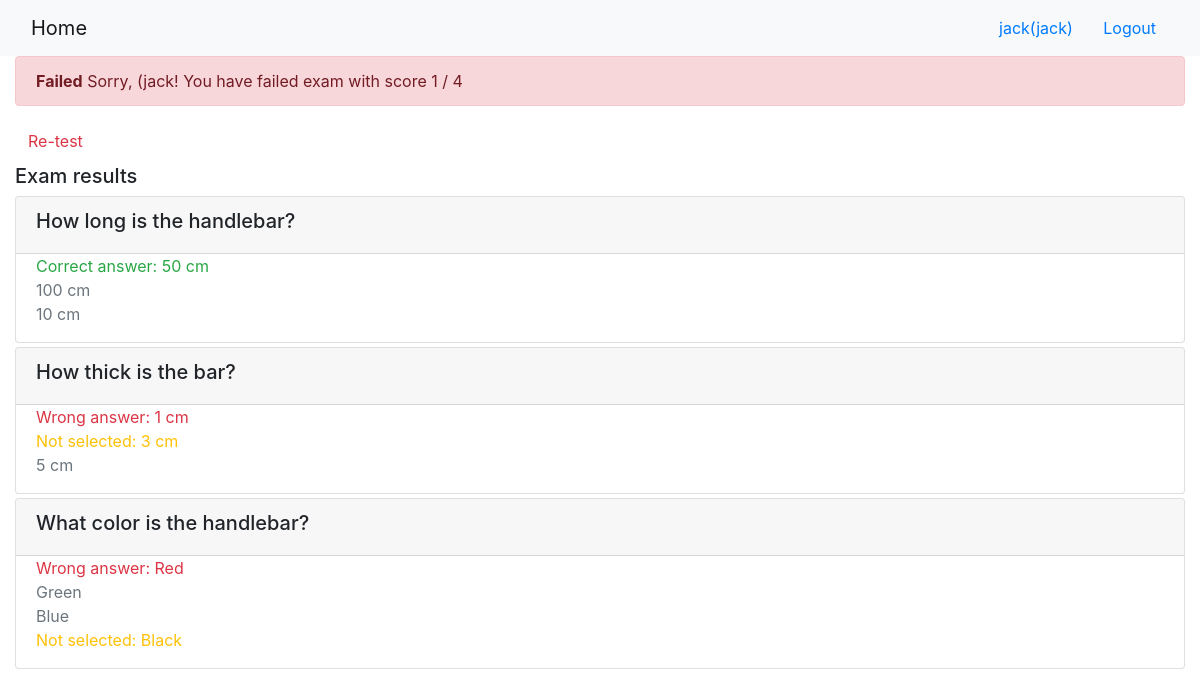
/onlinecourse/course/1/submission/1/result/ (signed in), run on the app's committed database.
### onlinecourse/models.py (models this page shows, shortened)
class Question(models.Model):
    lesson = models.ForeignKey(Course, on_delete=models.CASCADE) # Foreign key to course (instead of lesson)
    text = models.CharField(max_length=255, default="[Question text]", null=True) # question text
    grade = models.IntegerField(default=1) # question grade/mark
    comment = models.TextField()

class Choice(models.Model):
    question = models.ForeignKey(Question, on_delete=models.CASCADE) # Foreign key to Question
    text = models.CharField(max_length=255, default="[Choice text]", null=True) # answer (choice) text
    is_correct = models.BooleanField(default=False) # Indicate if this choice of the question is a correct one or not

### onlinecourse/views.py (the view)
# urls.py: path('course/<int:course_id>/submission/<int:submission_id>/result/', views.show_exam_result, name="show_exam_result"),
def show_exam_result(request, course_id, submission_id):
    course = get_object_or_404(Course, pk=course_id)
    submission = Submission.objects.get(id=submission_id)
    choices = submission.choices.all()
    score = 0
    for choice in choices:
        if choice.is_correct:
            score += choice.question.grade
    context = {}
    context['course'] = course
    context['grade'] = score
    context['choices'] = choices
    max_grade = course.get_max_score()
    context['max_grade'] = max_grade
    if score / max_grade > 0.8:
        context['pass'] = True
    else:
        context['pass'] = False
    return render(request, 'onlinecourse/exam_result_bootstrap.html', context)

### onlinecourse/models.py (called while the page is built)
    def get_max_score(self):
        total = 0
        for question in self.question_set.all():
            total = total + question.grade
        return total

### onlinecourse/templates/onlinecourse/exam_result_bootstrap.html (shortened to what this page needs)
<!DOCTYPE html>
<html lang="en">
<head>
    {% load static %}
    <link rel="stylesheet" href="https://maxcdn.bootstrapcdn.com/bootstrap/4.5.2/css/bootstrap.min.css">
</head>
<body>
 <nav class="navbar navbar-light bg-light">
    <div class="container-fluid">
        <div class="navbar-header">
              <a class="navbar-brand" href="{% url 'onlinecourse:index' %}">Home</a>
        </div>
        <ul class="nav navbar-nav navbar-right">
            {% if user.is_authenticated %}
            <li>
                <a class="btn btn-link" href="#">{{ user.first_name }}({{ user.username }})</a>
                <a class="btn btn-link" href="{% url 'onlinecourse:logout' %}">Logout</a>
            </li>
            {% endif %}
        </ul>
    </div>
</nav>
<div class="container-fluid">
    {% if pass %}
    <div class="alert alert-success">
       <b>Congratulations, {{ user.first_name }}!</b>
       You have passed the exam and completed the course with score {{grade}} / {{max_grade}}
    </div>
        {% else %}
        <div class="alert alert-danger">
            <b>Failed</b>
            Sorry, ({{ user.first_name }}! You have failed exam with score {{grade}} / {{max_grade}}
        </div>
        <a class="btn btn-link text-danger" href="{% url 'onlinecourse:course_details' course.id %}">Re-test</a>
        {% endif %}
        <div class="card-columns-vertical mt-1">
        <h5 class="">Exam results</h5>
            {% for question in course.question_set.all %}
            <div class="card mt-1">
                <div class="card-header">
                    <h5>{{ question.text }}</h5>
                </div>
                <div class="form-group">
                    {% for choice in question.choice_set.all %}
                    <div class="form-check">
                        {% if choice.is_correct and choice in choices %}
                            <div class="text-success">Correct answer: {{ choice.text }}</div>
                        {% else %}
                            {% if choice.is_correct and not choice in choices %}
                                <div class="text-warning">Not selected: {{ choice.text }}</div>
                            {% else %}
                                {% if not choice.is_correct and choice in choices %}
                                    <div class="text-danger">Wrong answer: {{ choice.text }}</div>
                                {% else %}
                                    <div class="text-secondary">{{ choice.text }}</div>
                                {% endif %}
                            {% endif %}
                        {% endif %}
                    </div>
                    {% endfor %}
                </div>
            </div>
            {% endfor %}
        </div>
    </div>
</body>
</html>

### data on the page
Question: text "How long is the handlebar?"
Choice: text "50 cm"
Choice: text "100 cm"
Choice: text "10 cm"
Question: text "How thick is the bar?"
Choice: text "1 cm"
Choice: text "3 cm"
Choice: text "5 cm"
Question: text "What color is the handlebar?"
Choice: text "Red"
Choice: text "Green"
Choice: text "Blue"
Choice: text "Black"

### other printed values
{{ user.first_name }} "jack"
{{ user.username }} "jack"
{{ grade }} "1"
{{ max_grade }} "4"
